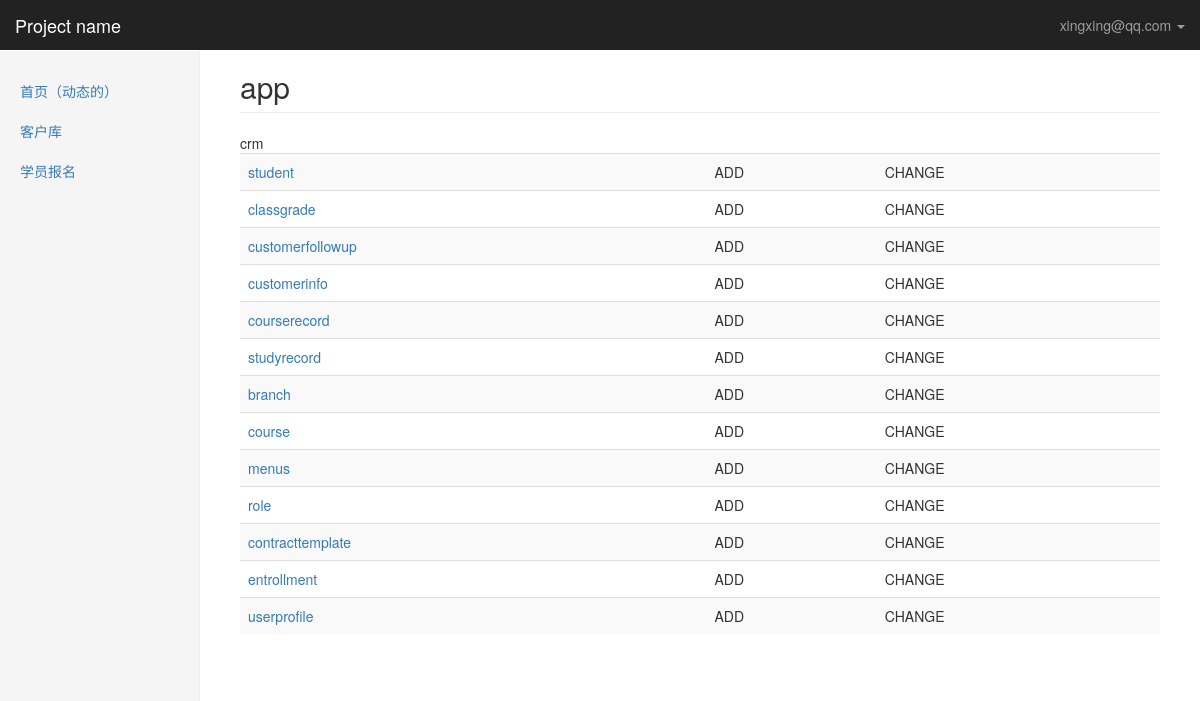
The page /queenadmin/ (signed in) on the database its author committed.
### crm/models.py (models this page shows, shortened)
class UserProfile(AbstractBaseUser,PermissionsMixin):
    email = models.EmailField(
        verbose_name='email address',
        max_length=255,
        unique=True,
    )
    name=models.CharField(max_length=64,verbose_name="姓名")
    is_active = models.BooleanField(default=True)
    is_staff = models.BooleanField(default=False)
    role = models.ManyToManyField('Role', blank=True)
    objects = UserProfileManager()
    USERNAME_FIELD = 'email'
    REQUIRED_FIELDS = ['name']
    def __str__(self):
        return self.email
    class Meta:
        permissions=(
            ('crm_app_index','可以允许所有app里的表',),
            ('crm_table_list', '可以查看每张表里的数据',),
            ('crm_table_change_view', '可以查看数据的修改页',),
            ('crm_table_list_change', '可以对数据进行修改',),
            ('crm_table_obj_add_view', '可以查看添加页',),
            ('crm_table_obj_add', '可以对数据进行添加',),
        )

class Menus(models.Model):
    name= models.CharField(max_length=64)
    url_type_choices=((0,'absolute'),(1,'dynamic'))
    url_type=models.SmallIntegerField(choices=url_type_choices)
    url=models.CharField(max_length=128)
    class Meta:
        unique_together=('name','url')

### queenadmin/permissions.py (the view)
    def inner(*args,**kwargs):
        if not perm_check(*args,**kwargs):
            request = args[0]
            return render(request,'queenadmin/page_403.html')
        return func(*args,**kwargs)

### queenadmin/permissions.py (called while the page is built)
def check_permission(func):
    def inner(*args,**kwargs):
        if not perm_check(*args,**kwargs):
            request = args[0]
            return render(request,'queenadmin/page_403.html')
        return func(*args,**kwargs)
    return inner

### queenadmin/views.py (called while the page is built)
@check_permission
@login_required
def app_index(request):
    from crm.models import UserProfile
    print(request.user,request)
    return render(request,'queenadmin/app_index.html',{'site':site})

### queenadmin/templates/queenadmin/app_index.html (shortened to what this page needs)
{% extends 'queenadmin/index.html' %}
{% block container-content-right %}
    <h2 class="page-header">app</h2>
    <div>
        {% for app_name,app_table in site.enabled_admin.items %}
        <table class="table table-striped">
            <tbody>
            {% for model_name in app_table %}
                <tr>
                    <td><a href="{% url 'table_obj_list' app_name model_name %}">{{ model_name }}</a></td>
                    <td>ADD</td>
                    <td>CHANGE</td>
                </tr>
            {% endfor %}
            </tbody>
        </table>
    {% endfor %}
    </div>
{% endblock %}

### queenadmin/templates/queenadmin/index.html (shortened to what this page needs)
{% extends 'queenadmin/base.html' %}
{% block body %}
    <nav class="navbar navbar-inverse navbar-fixed-top">
      <div class="container-fluid">
        <div class="navbar-header">
          <a class="navbar-brand" >{% block pro_name %} Project name {% endblock %}</a>
        </div>
        <div id="navbar" class="navbar-collapse collapse">
          <ul class="nav navbar-nav navbar-right">
          <li class="dropdown">
          <a href="#" class="dropdown-toggle" data-toggle="dropdown" role="button" >{{ request.user }} <span class="caret"></span></a>
            </li>
          </ul>
        </div>
      </div>
    </nav>
    <div class="container-fluid">
      <div class="row">
        <div class="col-sm-3 col-md-2 sidebar">
          <ul class="nav nav-sidebar">
            {% for role in request.user.role.all %}
                {% for menus in role.menus.all %}
                    {%  if request.path == menus.url  %}
                     <li class="active"><a href="{% if menus.url_type == 0 %} {{ menus.url }} {% else %} {% url menus.url %}{%endif %}">{{ menus.name }}</a></li>
                    {% else %}
                     <li><a href="{% if menus.url_type == 0 %} {{ menus.url }} {% else %} {% url menus.url %}{%endif %}">{{ menus.name }}</a></li>
                    {% endif %}
                {% endfor %}
              {% endfor %}
          </ul>
        </div>
        <div class="col-sm-9 col-sm-offset-3 col-md-10 col-md-offset-2 main">
            {% block container-content-right %}{% endblock %}
        </div>
      </div>
    </div>
{% endblock %}

### statics/css/dashboard.css (style rules this page uses)
body { padding-top: 50px; }
.navbar-fixed-top { border: 0; }
.sidebar { display: none; }
@media (min-width: 768px) { .sidebar { position: fixed; top: 51px; bottom: 0; left: 0; z-index: 1000; display: block; padding: 20px; overflow-x: hidden; overflow-y: auto; background-color: #f5f5f5; border-right: 1px solid #eee; } }
.nav-sidebar { margin-right: -21px; margin-bottom: 20px; margin-left: -20px; }
.nav-sidebar > li > a { padding-right: 20px; padding-left: 20px; }
.main { padding: 20px; }
@media (min-width: 768px) { .main { padding-right: 40px; padding-left: 40px; } }
.main .page-header { margin-top: 0; }

### rows shown on the page
UserProfile: user "xingxing@qq.com"
Menus: name "首页（动态的）"
Menus: name "客户库"
Menus: name "学员报名"

### other values the page prints
{{ model_name }} "student" "classgrade" "customerfollowup" "customerinfo" "courserecord" "studyrecord" "branch" "course" "menus" "role" "contracttemplate" "entrollment" "userprofile"
